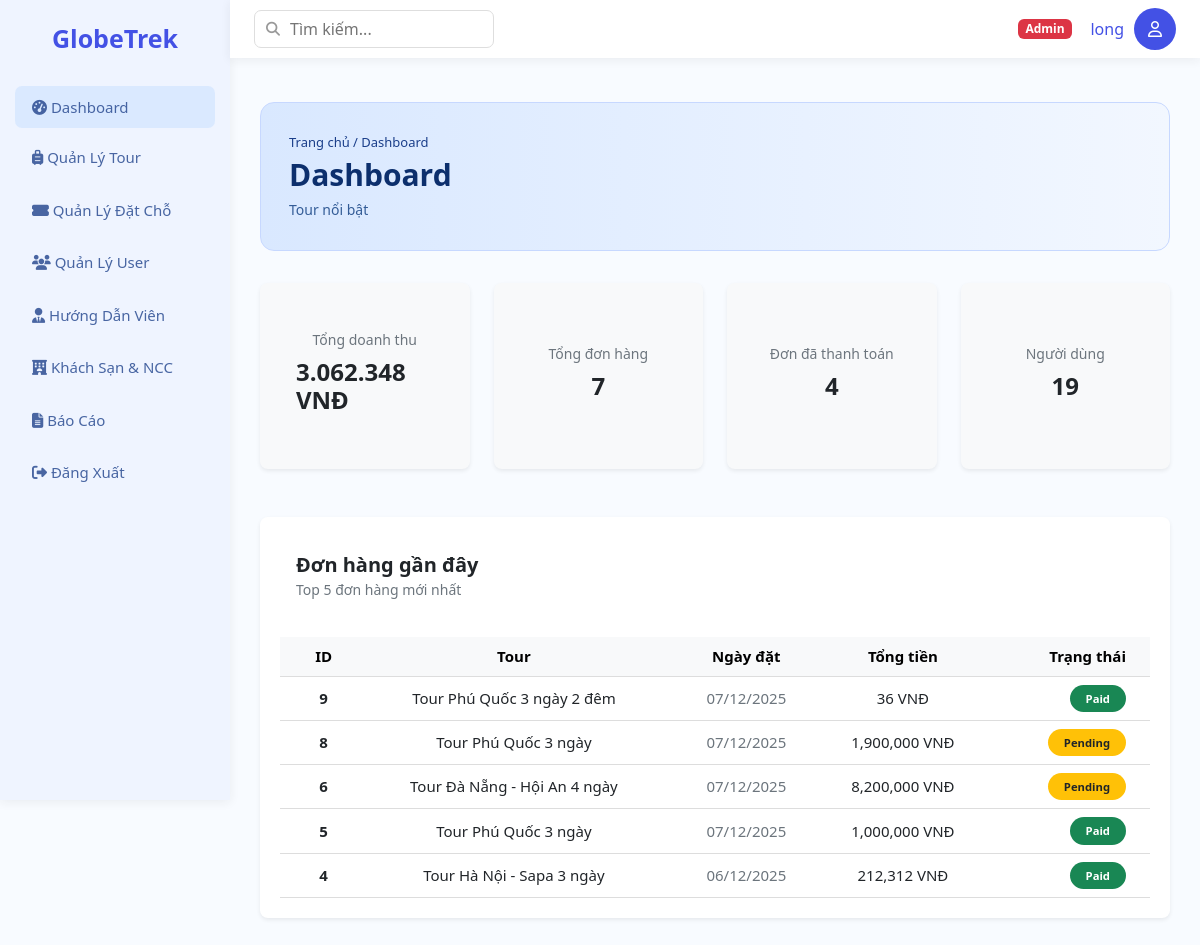
The page /Base/index.php?action=dashboard (signed in) on the database its author committed.
### tables this page shows
CREATE TABLE `bookings` (
  `id` int NOT NULL,
  `user_id` int NOT NULL COMMENT 'Khách hàng đặt (FK Users.id)',
  `departure_id` int NOT NULL,
  `total_price` decimal(12,2) NOT NULL,
  `booking_date` datetime DEFAULT CURRENT_TIMESTAMP,
  `payment_status` enum('Pending','Paid','Failed') NOT NULL DEFAULT 'Pending',
  `last_status_change` datetime DEFAULT CURRENT_TIMESTAMP ON UPDATE CURRENT_TIMESTAMP,
  `transaction_id` varchar(255) DEFAULT NULL,
  `payment_date` datetime DEFAULT NULL
);

CREATE TABLE `tours` (
  `id` int NOT NULL,
  `name` varchar(255) NOT NULL,
  `tour_type` enum('Nội địa','Quốc tế') NOT NULL,
  `description` text,
  `base_price` decimal(10,2) NOT NULL COMMENT 'Giá cơ bản trước khuyến mãi',
  `created_at` timestamp NULL DEFAULT CURRENT_TIMESTAMP,
  `category_id` int DEFAULT NULL,
  `tour_origin` enum('Catalog','Custom') DEFAULT 'Catalog',
  `cancellation_policy_text` text
);

### Base/controllers/DashboardController.php (called while the page is built, shortened)
<?php
class DashboardController
{
    protected $statsModel;
    protected $bookingModel;
    public function __construct()
    {
        $this->statsModel = new StatsModel();
        $this->bookingModel = new BookingModel();
    }
    public function index()
    {
        $stats = $this->statsModel->getGlobalStats();
        $recentBookings = $this->bookingModel->getRecent(5);
        require_once PATH_VIEW . 'main.php';
    }
}

### Base/index.php (called while the page is built, shortened)
<?php
spl_autoload_register(function ($class) {
    $fileName = "$class.php";
    $fileModel              = PATH_MODEL . $fileName;
});
require_once './routes/index.php';

### Base/models/BaseModel.php (called while the page is built, shortened)
<?php
class BaseModel
{
    protected $pdo;
    public function __construct()
    {
        $dsn = sprintf('mysql:host=%s;port=%s;dbname=%s;charset=utf8', DB_HOST, DB_PORT, DB_NAME);
        try {
            $this->pdo = new PDO($dsn, DB_USERNAME, DB_PASSWORD, DB_OPTIONS);
        } catch (PDOException $e) {
            die("Kết nối cơ sở dữ liệu thất bại: {$e->getMessage()}. Vui lòng thử lại sau.");
        }
    }
    public function __destruct()
    {
        $this->pdo = null;
    }
    public function getConnection()
    {
        return $this->pdo;
}
}

### Base/models/StatsModel.php (called while the page is built, shortened)
<?php
class StatsModel extends BaseModel
{
    protected $db;
    public function __construct()
    {
        $this->db = $this->getConnection();
    }
    public function getGlobalStats()
    {
        $sqlRevenue = "SELECT IFNULL(SUM(total_price),0) AS total_revenue,
                              COUNT(id) AS paid_bookings_count
                       FROM bookings
                       WHERE payment_status = 'Paid'";
        $revenue = $this->db->query($sqlRevenue)->fetch(PDO::FETCH_ASSOC);
        $sqlTotalBookings = "SELECT COUNT(id) AS total_bookings_count FROM bookings";
        $totalBookings = $this->db->query($sqlTotalBookings)->fetch(PDO::FETCH_ASSOC);
        $sqlUsers = "SELECT COUNT(id) AS total_users FROM users";
        $users = $this->db->query($sqlUsers)->fetch(PDO::FETCH_ASSOC);
        $sqlCustomers = "SELECT COUNT(id) AS total_customers FROM booking_customers";
        $customers = $this->db->query($sqlCustomers)->fetch(PDO::FETCH_ASSOC);
        return array_merge($revenue, $totalBookings, $users, $customers);
    }
}

### Base/models/BookingModel.php (called while the page is built, shortened)
<?php
class BookingModel extends BaseModel
{
    public $db;
    public function __construct()
    {
        $baseModel = new BaseModel();
        $this->db = $baseModel->getConnection();
    }
public function getRecent(int $limit = 5)
{
    $sql = "SELECT
                b.id,
                b.total_price,
                b.booking_date,
                b.payment_status,
                t.name AS tour_name,
                td.start_date
            FROM bookings b
            JOIN tour_departures td ON b.departure_id = td.id
            JOIN tours t ON td.tour_id = t.id
            ORDER BY b.booking_date DESC
            LIMIT :limit";
    $stmt = $this->db->prepare($sql);
    $stmt->bindParam(':limit', $limit, PDO::PARAM_INT);
    $stmt->execute();
    return $stmt->fetchAll(PDO::FETCH_ASSOC);
}
}

### Base/views/admin/dashboard.php (the view)
<?php include PATH_VIEW . 'layout/header.php'; ?>
<div class="main container mt-4">
    <div class="header-wrapper">
        <div class="header-content">
            <div class="breadcrumb">Trang chủ / Dashboard</div>
            <h2 class="page-title">Dashboard</h2>
            <p class="page-sub">Tour nổi bật</p>
        </div>
    </div>
    <div class="row g-4 justify-content-center">
    <?php
        $infoCards = [
            ["title" => "Tổng doanh thu", "value" => number_format($stats['total_revenue'] ?? 0, 0, ',', '.') . " VNĐ", "bg" => "bg-light"],
            ["title" => "Tổng đơn hàng", "value" => number_format($stats['total_bookings_count'] ?? 0), "bg" => "bg-light"],
            ["title" => "Đơn đã thanh toán", "value" => number_format($stats['paid_bookings_count'] ?? 0), "bg" => "bg-light"],
            ["title" => "Người dùng", "value" => number_format($stats['total_users'] ?? 0), "bg" => "bg-light"]
        ];
    ?>
    <?php foreach ($infoCards as $card): ?>
    <div class="col-md-3 col-sm-6">
        <div class="card <?= $card['bg'] ?> border-0 shadow-sm rounded-3 h-100">
            <div class="card-body d-flex flex-column justify-content-center align-items-center">
                <div class="text-secondary small mb-2"><?= $card["title"] ?></div>
                <div class="h4 fw-bold text-dark"><?= $card["value"] ?></div>
            </div>
        </div>
    </div>
    <?php endforeach; ?>
</div>
    <div class="card shadow-sm border-0 rounded-3 mt-5">
        <div class="card-header bg-white border-0 py-3">
            <h5 class="fw-semibold mb-0 text-dark">Đơn hàng gần đây</h5>
            <span class="text-secondary small">Top 5 đơn hàng mới nhất</span>
        </div>
        <div class="card-body p-0">
            <?php if (!empty($recentBookings)): ?>
            <div class="table-responsive">
                <table class="table table-hover align-middle mb-0">
                    <thead class="table-light">
                        <tr>
                            <th class="ps-4">ID</th>
                            <th>Tour</th>
                            <th>Ngày đặt</th>
                            <th>Tổng tiền</th>
                            <th class="pe-4 text-end">Trạng thái</th>
                        </tr>
                    </thead>
                    <tbody>
                        <?php foreach ($recentBookings as $booking): ?>
                        <tr>
                            <td class="ps-4 fw-semibold text-dark"><?= $booking['id'] ?></td>
                            <td class="text-dark"><?= $booking['tour_name'] ?? '—' ?></td>
                            <td class="text-secondary"><?= date('d/m/Y', strtotime($booking['booking_date'])) ?></td>
                            <td class="text-dark"><?= number_format($booking['total_price']) ?> VNĐ</td>
                            <td class="pe-4 text-end">
                                <?php if ($booking['payment_status'] === 'Paid'): ?>
                                    <span class="badge rounded-pill bg-success px-3 py-2">Paid</span>
                                <?php else: ?>
                                    <span class="badge rounded-pill bg-warning text-dark px-3 py-2">Pending</span>
                                <?php endif; ?>
                            </td>
                        </tr>
                        <?php endforeach; ?>
                    </tbody>
                </table>
            </div>
            <?php else: ?>
                <div class="p-4 text-secondary">Không có đơn hàng nào gần đây.</div>
            <?php endif; ?>
        </div>
    </div>
</div>
<?php include PATH_VIEW . 'layout/footer.php'; ?>

### Base/assets/css/layout.css (style rules this page uses)
:root { --orange: rgba(186, 207, 255, 0.142); --orange-active: rgba(200, 222, 255, 0.525); --orange-light: #bacfffff; --bg: #f8fbff; --white: #ffffff; --text: #4351e5; --muted: #2e4e94dd; --radius: 7px; --shadow: 0 2px 10px rgba(45, 45, 45, 0.07); font-family: "Inter", sans-serif; }
body { margin: 0; background: var(--bg); color: var(--text); overflow-x: hidden; }
.main { padding: 20px 30px; }

### Base/assets/css/table.css (style rules this page uses)
table { width: 100%; border-collapse: collapse; margin-top: 20px; }
th, td { padding: 14px; border-bottom: 1px solid #ddd; font-size: 15px; text-align: center; }
th { text-align: left; background: #f0f1ff; font-weight: 600; text-align: center; }
.card { background: white; padding: 20px; border-radius: 16px; box-shadow: 0 4px 12px rgba(0, 0, 0, 0.08); margin-bottom: 20px; }
.header-wrapper { background: linear-gradient(to right, #d9e8ff, #f2f7ff); padding: 30px 28px; border-radius: 14px; border: 1px solid #c7d8ff; margin-bottom: 32px; }
.header-content .breadcrumb { font-size: 13px; color: #1a3e8a; margin-bottom: 4px; font-weight: 500; }
.page-title { font-size: 30px; margin: 0; font-weight: 800; color: #0c2f6d; }
.page-sub { margin: 6px 0 0; font-size: 14px; color: #335c97; }

### rows shown on the page
bookings: id "9", tours.name "Tour Phú Quốc 3 ngày 2 đêm", booking_date "07/12/2025", total_price "36", payment_status "Paid"
bookings: id "8", tours.name "Tour Phú Quốc 3 ngày", booking_date "07/12/2025", total_price "1,900,000", payment_status "Pending"
bookings: id "6", tours.name "Tour Đà Nẵng - Hội An 4 ngày", booking_date "07/12/2025", total_price "8,200,000", payment_status "Pending"
bookings: id "5", tours.name "Tour Phú Quốc 3 ngày", booking_date "07/12/2025", total_price "1,000,000", payment_status "Paid"
bookings: id "4", tours.name "Tour Hà Nội - Sapa 3 ngày", booking_date "06/12/2025", total_price "212,312", payment_status "Paid"

### other values the page prints
$roleLabel "Admin"
$_SESSION['user']['name'] "long"
$card["title"] "Tổng doanh thu"
$card["value"] "3.062.348 VNĐ"
$card["title"] "Tổng đơn hàng"
$card["value"] "7"
$card["title"] "Đơn đã thanh toán"
$card["value"] "4"
$card["title"] "Người dùng"
$card["value"] "19"
